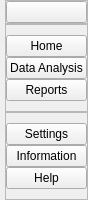
     <widget class="QCustomSlideMenu" name="LeftMenuContainer" native="true">
      <property name="maximumSize">
       <size>
        <width>45</width>
        <height>16777215</height>
       </size>
      </property>
      <layout class="QVBoxLayout" name="verticalLayout">
       <property name="spacing">
        <number>0</number>
       </property>
       <property name="leftMargin">
        <number>0</number>
       </property>
       <property name="topMargin">
        <number>0</number>
       </property>
       <property name="rightMargin">
        <number>0</number>
       </property>
       <property name="bottomMargin">
        <number>0</number>
       </property>
       <item alignment="Qt::AlignLeft">
        <widget class="QWidget" name="LeftMenuSubContainer" native="true">
         <layout class="QVBoxLayout" name="verticalLayout_2">
          <property name="spacing">
           <number>0</number>
          </property>
          <property name="leftMargin">
           <number>5</number>
          </property>
          <property name="topMargin">
           <number>0</number>
          </property>
          <property name="rightMargin">
           <number>0</number>
          </property>
          <property name="bottomMargin">
           <number>0</number>
          </property>
          <item alignment="Qt::AlignTop">
           <widget class="QFrame" name="frame">
            <property name="frameShape">
             <enum>QFrame::StyledPanel</enum>
            </property>
            <property name="frameShadow">
             <enum>QFrame::Raised</enum>
            </property>
            <layout class="QHBoxLayout" name="horizontalLayout_2">
             <property name="spacing">
              <number>0</number>
             </property>
             <property name="leftMargin">
              <number>0</number>
             </property>
             <property name="topMargin">
              <number>0</number>
             </property>
             <property name="rightMargin">
              <number>0</number>
             </property>
             <property name="bottomMargin">
              <number>0</number>
             </property>
             <item>
              <widget class="QPushButton" name="MenuBar">
               <property name="toolTip">
                <string>Menu Bar</string>
               </property>
               <property name="styleSheet">
                <string notr="true"/>
               </property>
               <property name="text">
                <string/>
               </property>
               <property name="icon">
                <iconset resource="resources.qrc">
                 <normaloff>:/Icons/Icons/align-justify.svg</normaloff>:/Icons/Icons/align-justify.svg</iconset>
               </property>
               <property name="iconSize">
                <size>
                 <width>24</width>
                 <height>24</height>
                </size>
               </property>
              </widget>
             </item>
            </layout>
           </widget>
          </item>
          <item alignment="Qt::AlignTop">
           <widget class="QFrame" name="frame_2">
            <property name="sizePolicy">
             <sizepolicy hsizetype="Preferred" vsizetype="Preferred">
              <horstretch>0</horstretch>
              <verstretch>0</verstretch>
             </sizepolicy>
            </property>
            <property name="frameShape">
             <enum>QFrame::StyledPanel</enum>
            </property>
            <property name="frameShadow">
             <enum>QFrame::Raised</enum>
            </property>
            <layout class="QVBoxLayout" name="verticalLayout_3">
             <property name="spacing">
              <number>0</number>
             </property>
             <property name="leftMargin">
              <number>0</number>
             </property>
             <property name="topMargin">
              <number>10</number>
             </property>
             <property name="rightMargin">
              <number>0</number>
             </property>
             <property name="bottomMargin">
              <number>10</number>
             </property>
             <item>
              <widget class="QPushButton" name="Home">
               <property name="toolTip">
                <string>Home</string>
               </property>
               <property name="text">
                <string>Home</string>
               </property>
               <property name="icon">
                <iconset resource="resources.qrc">
                 <normaloff>:/Icons/Icons/home.svg</normaloff>:/Icons/Icons/home.svg</iconset>
               </property>
               <property name="iconSize">
                <size>
                 <width>24</width>
                 <height>24</height>
                </size>
               </property>
              </widget>
             </item>
             <item>
              <widget class="QPushButton" name="DataAnalysis">
               <property name="toolTip">
                <string>Data Analysis</string>
               </property>
               <property name="text">
                <string>Data Analysis</string>
               </property>
               <property name="icon">
                <iconset resource="resources.qrc">
                 <normaloff>:/Icons/Icons/list.svg</normaloff>:/Icons/Icons/list.svg</iconset>
               </property>
               <property name="iconSize">
                <size>
                 <width>24</width>
                 <height>24</height>
                </size>
               </property>
              </widget>
             </item>
             <item>
              <widget class="QPushButton" name="Reports">
               <property name="toolTip">
                <string>Reports</string>
               </property>
               <property name="text">
                <string>Reports</string>
               </property>
               <property name="icon">
                <iconset resource="resources.qrc">
                 <normaloff>:/Icons/Icons/printer.svg</normaloff>:/Icons/Icons/printer.svg</iconset>
               </property>
               <property name="iconSize">
                <size>
                 <width>24</width>
                 <height>24</height>
                </size>
               </property>
              </widget>
             </item>
            </layout>
           </widget>
          </item>
          <item alignment="Qt::AlignBottom">
           <widget class="QFrame" name="frame_3">
            <property name="frameShape">
             <enum>QFrame::StyledPanel</enum>
            </property>
            <property name="frameShadow">
             <enum>QFrame::Raised</enum>
            </property>
            <layout class="QVBoxLayout" name="verticalLayout_4">
             <property name="spacing">
              <number>0</number>
             </property>
             <property name="leftMargin">
              <number>0</number>
             </property>
             <property name="topMargin">
              <number>10</number>
             </property>
             <property name="rightMargin">
              <number>0</number>
             </property>
             <property name="bottomMargin">
              <number>10</number>
             </property>
             <item>
              <widget class="QPushButton" name="Settings">
               <property name="toolTip">
                <string>Settings</string>
               </property>
               <property name="text">
                <string>Settings</string>
               </property>
               <property name="icon">
                <iconset resource="resources.qrc">
                 <normaloff>:/Icons/Icons/settings.svg</normaloff>:/Icons/Icons/settings.svg</iconset>
               </property>
               <property name="iconSize">
                <size>
                 <width>24</width>
                 <height>24</height>
                </size>
               </property>
              </widget>
             </item>
             <item>
              <widget class="QPushButton" name="Information">
               <property name="toolTip">
                <string>Information about the app</string>
               </property>
               <property name="text">
                <string>Information</string>
               </property>
               <property name="icon">
                <iconset resource="resources.qrc">
                 <normaloff>:/Icons/Icons/info.svg</normaloff>:/Icons/Icons/info.svg</iconset>
               </property>
               <property name="iconSize">
                <size>
                 <width>24</width>
                 <height>24</height>
                </size>
               </property>
              </widget>
             </item>
             <item>
              <widget class="QPushButton" name="Help">
               <property name="toolTip">
                <string>Help</string>
               </property>
               <property name="text">
                <string>Help</string>
               </property>
               <property name="icon">
                <iconset resource="resources.qrc">
                 <normaloff>:/Icons/Icons/help-circle.svg</normaloff>:/Icons/Icons/help-circle.svg</iconset>
               </property>
               <property name="iconSize">
                <size>
                 <width>24</width>
                 <height>24</height>
                </size>
               </property>
              </widget>
             </item>
            </layout>
           </widget>
          </item>
         </layout>
        </widget>
       </item>
      </layout>
     </widget>
